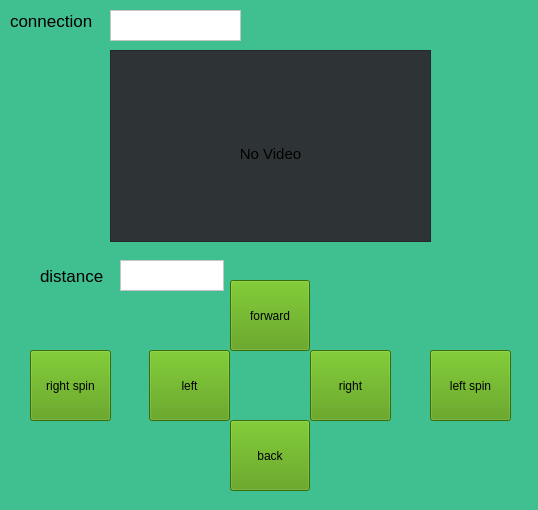
<?xml version="1.0" encoding="UTF-8"?>
<ui version="4.0">
 <class>Widget</class>
 <widget class="QWidget" name="Widget">
  <property name="geometry">
   <rect>
    <x>0</x>
    <y>0</y>
    <width>538</width>
    <height>510</height>
   </rect>
  </property>
  <property name="maximumSize">
   <size>
    <width>538</width>
    <height>510</height>
   </size>
  </property>
  <property name="mouseTracking">
   <bool>false</bool>
  </property>
  <property name="windowTitle">
   <string>Widget</string>
  </property>
  <property name="layoutDirection">
   <enum>Qt::LeftToRight</enum>
  </property>
  <property name="autoFillBackground">
   <bool>false</bool>
  </property>
  <property name="styleSheet">
   <string notr="true">background-color: rgb(255, 255, 255);
background-color: rgb(64, 191, 145);</string>
  </property>
  <widget class="QPushButton" name="forwardPushButton">
   <property name="geometry">
    <rect>
     <x>230</x>
     <y>280</y>
     <width>80</width>
     <height>71</height>
    </rect>
   </property>
   <property name="sizePolicy">
    <sizepolicy hsizetype="Fixed" vsizetype="Fixed">
     <horstretch>0</horstretch>
     <verstretch>0</verstretch>
    </sizepolicy>
   </property>
   <property name="layoutDirection">
    <enum>Qt::LeftToRight</enum>
   </property>
   <property name="styleSheet">
    <string notr="true">background-color: rgb(78, 154, 6);</string>
   </property>
   <property name="text">
    <string>forward</string>
   </property>
   <property name="shortcut">
    <string>Up</string>
   </property>
  </widget>
  <widget class="QPushButton" name="leftPushButton">
   <property name="geometry">
    <rect>
     <x>149</x>
     <y>350</y>
     <width>81</width>
     <height>71</height>
    </rect>
   </property>
   <property name="sizePolicy">
    <sizepolicy hsizetype="Fixed" vsizetype="Fixed">
     <horstretch>0</horstretch>
     <verstretch>0</verstretch>
    </sizepolicy>
   </property>
   <property name="styleSheet">
    <string notr="true">background-color: rgb(78, 154, 6);</string>
   </property>
   <property name="text">
    <string>left</string>
   </property>
   <property name="shortcut">
    <string>Left</string>
   </property>
  </widget>
  <widget class="QPushButton" name="rightPushButton">
   <property name="geometry">
    <rect>
     <x>310</x>
     <y>350</y>
     <width>81</width>
     <height>71</height>
    </rect>
   </property>
   <property name="sizePolicy">
    <sizepolicy hsizetype="Fixed" vsizetype="Fixed">
     <horstretch>0</horstretch>
     <verstretch>0</verstretch>
    </sizepolicy>
   </property>
   <property name="styleSheet">
    <string notr="true">background-color: rgb(78, 154, 6);</string>
   </property>
   <property name="text">
    <string>right</string>
   </property>
   <property name="shortcut">
    <string>Right</string>
   </property>
  </widget>
  <widget class="QPushButton" name="backPushButton">
   <property name="enabled">
    <bool>true</bool>
   </property>
   <property name="geometry">
    <rect>
     <x>230</x>
     <y>420</y>
     <width>80</width>
     <height>71</height>
    </rect>
   </property>
   <property name="sizePolicy">
    <sizepolicy hsizetype="Fixed" vsizetype="Fixed">
     <horstretch>0</horstretch>
     <verstretch>0</verstretch>
    </sizepolicy>
   </property>
   <property name="styleSheet">
    <string notr="true">background-color: rgb(78, 154, 6);</string>
   </property>
   <property name="text">
    <string>back</string>
   </property>
   <property name="shortcut">
    <string>Down</string>
   </property>
   <property name="autoDefault">
    <bool>false</bool>
   </property>
  </widget>
  <widget class="QPushButton" name="spinLeftPushButton">
   <property name="geometry">
    <rect>
     <x>30</x>
     <y>350</y>
     <width>81</width>
     <height>71</height>
    </rect>
   </property>
   <property name="styleSheet">
    <string notr="true">background-color: rgb(78, 154, 6);</string>
   </property>
   <property name="text">
    <string>right spin</string>
   </property>
   <property name="shortcut">
    <string>Shift+Left</string>
   </property>
  </widget>
  <widget class="QPushButton" name="spinRightPushButton">
   <property name="geometry">
    <rect>
     <x>430</x>
     <y>350</y>
     <width>81</width>
     <height>71</height>
    </rect>
   </property>
   <property name="sizePolicy">
    <sizepolicy hsizetype="Fixed" vsizetype="Fixed">
     <horstretch>0</horstretch>
     <verstretch>0</verstretch>
    </sizepolicy>
   </property>
   <property name="styleSheet">
    <string notr="true">background-color: rgb(64, 139, 191);
background-color: rgb(78, 154, 6);</string>
   </property>
   <property name="text">
    <string>left spin</string>
   </property>
   <property name="shortcut">
    <string>Shift+Right</string>
   </property>
  </widget>
  <widget class="QLabel" name="label">
   <property name="geometry">
    <rect>
     <x>40</x>
     <y>260</y>
     <width>67</width>
     <height>31</height>
    </rect>
   </property>
   <property name="font">
    <font>
     <pointsize>13</pointsize>
    </font>
   </property>
   <property name="text">
    <string>distance</string>
   </property>
  </widget>
  <widget class="QLabel" name="label_2">
   <property name="geometry">
    <rect>
     <x>10</x>
     <y>10</y>
     <width>91</width>
     <height>21</height>
    </rect>
   </property>
   <property name="font">
    <font>
     <pointsize>13</pointsize>
    </font>
   </property>
   <property name="text">
    <string>connection</string>
   </property>
  </widget>
  <widget class="QTextEdit" name="connectionTextEdit">
   <property name="geometry">
    <rect>
     <x>110</x>
     <y>10</y>
     <width>131</width>
     <height>31</height>
    </rect>
   </property>
   <property name="styleSheet">
    <string notr="true">background-color: rgb(211, 215, 207);
background-color: rgb(255, 255, 255);</string>
   </property>
  </widget>
  <widget class="QTextBrowser" name="textBrowser">
   <property name="geometry">
    <rect>
     <x>110</x>
     <y>50</y>
     <width>321</width>
     <height>192</height>
    </rect>
   </property>
   <property name="styleSheet">
    <string notr="true">background-color: rgb(46, 52, 54);</string>
   </property>
   <property name="html">
    <string>&lt;!DOCTYPE HTML PUBLIC &quot;-//W3C//DTD HTML 4.0//EN&quot; &quot;http://www.w3.org/TR/REC-html40/strict.dtd&quot;&gt;
&lt;html&gt;&lt;head&gt;&lt;meta name=&quot;qrichtext&quot; content=&quot;1&quot; /&gt;&lt;style type=&quot;text/css&quot;&gt;
p, li { white-space: pre-wrap; }
&lt;/style&gt;&lt;/head&gt;&lt;body style=&quot; font-family:'Ubuntu'; font-size:11pt; font-weight:400; font-style:normal;&quot;&gt;
&lt;p align=&quot;center&quot; style=&quot;-qt-paragraph-type:empty; margin-top:0px; margin-bottom:0px; margin-left:0px; margin-right:0px; -qt-block-indent:0; text-indent:0px;&quot;&gt;&lt;br /&gt;&lt;/p&gt;
&lt;p align=&quot;center&quot; style=&quot;-qt-paragraph-type:empty; margin-top:0px; margin-bottom:0px; margin-left:0px; margin-right:0px; -qt-block-indent:0; text-indent:0px;&quot;&gt;&lt;br /&gt;&lt;/p&gt;
&lt;p align=&quot;center&quot; style=&quot;-qt-paragraph-type:empty; margin-top:0px; margin-bottom:0px; margin-left:0px; margin-right:0px; -qt-block-indent:0; text-indent:0px;&quot;&gt;&lt;br /&gt;&lt;/p&gt;
&lt;p align=&quot;center&quot; style=&quot;-qt-paragraph-type:empty; margin-top:0px; margin-bottom:0px; margin-left:0px; margin-right:0px; -qt-block-indent:0; text-indent:0px;&quot;&gt;&lt;br /&gt;&lt;/p&gt;
&lt;p align=&quot;center&quot; style=&quot;-qt-paragraph-type:empty; margin-top:0px; margin-bottom:0px; margin-left:0px; margin-right:0px; -qt-block-indent:0; text-indent:0px;&quot;&gt;&lt;br /&gt;&lt;/p&gt;
&lt;p align=&quot;center&quot; style=&quot; margin-top:0px; margin-bottom:0px; margin-left:0px; margin-right:0px; -qt-block-indent:0; text-indent:0px;&quot;&gt;No Video&lt;/p&gt;&lt;/body&gt;&lt;/html&gt;</string>
   </property>
  </widget>
  <widget class="QTextEdit" name="distance_textEdit">
   <property name="geometry">
    <rect>
     <x>120</x>
     <y>260</y>
     <width>104</width>
     <height>31</height>
    </rect>
   </property>
   <property name="styleSheet">
    <string notr="true">background-color: rgb(255, 255, 255);</string>
   </property>
  </widget>
  <zorder>forwardPushButton</zorder>
  <zorder>leftPushButton</zorder>
  <zorder>rightPushButton</zorder>
  <zorder>backPushButton</zorder>
  <zorder>spinRightPushButton</zorder>
  <zorder>spinLeftPushButton</zorder>
  <zorder>pushButton</zorder>
  <zorder>pushButton_2</zorder>
  <zorder>label</zorder>
  <zorder>label_2</zorder>
  <zorder>connectionTextEdit</zorder>
  <zorder>textBrowser</zorder>
  <zorder>distance_textEdit</zorder>
 </widget>
 <layoutdefault spacing="6" margin="11"/>
 <resources/>
 <connections/>
</ui>
